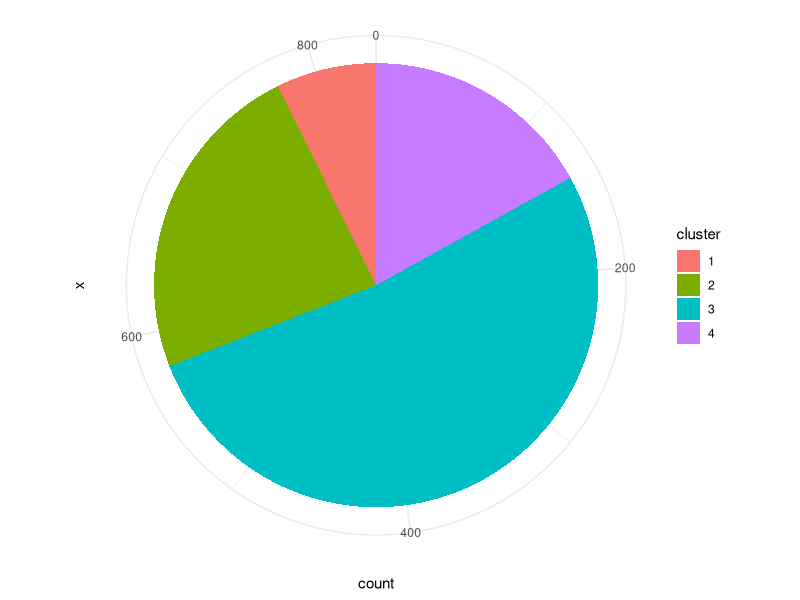

Recreate this plot in R. (Note: this script raises an error after producing the figure.)
## ---- chunk 1
library(tidyverse)
## ---- chunk 2
full <- read_csv("data/full.csv", col_types = cols(timestamp = col_datetime(format = "%Y-%m-%d%.%H:%M:%S%.")))
full

driver_attributes <- read_csv("data/driver_attributes_complete.csv")
driver_attributes

cluster_assignments <- read_csv("data/cluster_assignments.csv", 
    col_types = cols(cluster = col_factor(levels = c("1", 
        "2", "3", "4"))))

## ---- chunk 3
driver_attributes <- left_join(driver_attributes,cluster_assignments,by="driver_id")
driver_attributes
## ---- chunk 4
cluster_names <- c("High-volume Quitters","Low-volume Quitters","Hustlers","Long-term Part-timers")
## ---- chunk 5
summary_clusters <- driver_attributes %>% 
  group_by(cluster) %>% 
  summarise(
    `Average Earnings per Ride (USD)` = round(mean(average_earnings_per_ride), 2),
    
    `Average Ride Distance (miles)` = round(mean(average_ride_distance) * 0.000621371, 2),
    
    `Average Ride Duration (mins)` = round(mean(average_ride_duration) / 60 , 2),
    
    `Average Eagerness` = round(mean(scaled_average_eagerness), 2),
    
    `Average Responsiveness` = round(mean(scaled_average_response_time_ranking), 2),
    
    `Average Number of Rides Given` = round(mean(number_of_rides_given), 2),
    
    `Average Prime Time Weighted by Ride Duration` = round(mean(average_prime_time_weighted_by_ride_duration), 2),
    
    `Size`= n(),
    
    `Number of Days Worked` = round(mean(number_of_days_worked),2),
    
    `Average Number of Rides Per Day Worked` = round(mean(rides_per_day_worked))
  ) %>% 
  cbind(cluster_names) %>% 
  select(`Cluster Name` = cluster_names, 2:11)
  
summary_clusters
## ---- chunk 6
write_csv(summary_clusters, path = "data/summary_clusters.csv")
## ---- chunk 7
variable <- "earnings"
earnings <- driver_attributes %>% 
  filter(cluster == 3 | cluster == 4) %>% 
  group_by(cluster) %>% 
  select(average_earnings_per_ride) %>% 
  group_split()

p <- t.test(earnings[[1]]$average_earnings_per_ride,earnings[[2]]$average_earnings_per_ride)$p.value 

if(p < 0.05) {
  print(paste0(variable, " is significant"))
}
## ---- chunk 8
variable <- "ride distance"

distance <- driver_attributes %>% 
  filter(cluster == 3 | cluster == 4) %>% 
  group_by(cluster) %>% 
  select(average_ride_distance) %>% 
  group_split()

p <- t.test(distance[[1]]$average_ride_distance,distance[[2]]$average_ride_distance)$p.value 

if(p < 0.05) {
  print(paste0(variable, " is significant"))
}
## ---- chunk 9
variable <- "ride duration"

duration <- driver_attributes %>% 
  filter(cluster == 3 | cluster == 4) %>% 
  group_by(cluster) %>% 
  select(average_ride_duration) %>% 
  group_split()

p <- t.test(duration[[1]]$average_ride_duration,duration[[2]]$average_ride_duration)$p.value

if(p < 0.05) {
  print(paste0(variable, " is significant"))
} else {
  print(paste0(variable, " is NOT significant"))
}
## ---- chunk 10
variable <- "number of rides"

num <- driver_attributes %>% 
  filter(cluster == 3 | cluster == 4) %>% 
  group_by(cluster) %>% 
  select(number_of_rides_given) %>% 
  group_split()

p <- t.test(num[[1]]$number_of_rides_given,num[[2]]$number_of_rides_given)$p.value

if(p < 0.05) {
  print(paste0(variable, " is significant"))
} else {
  print(paste0(variable, " is NOT significant"))
}
## ---- chunk 11
variable <- "number of rides per day worked"

num <- driver_attributes %>% 
  filter(cluster == 3 | cluster == 4) %>% 
  group_by(cluster) %>% 
  select(rides_per_day_worked) %>% 
  group_split()

p <- t.test(num[[1]]$rides_per_day_worked,num[[2]]$rides_per_day_worked)$p.value

if(p < 0.05) {
  print(paste0(variable, " is significant"))
} else {
  print(paste0(variable, " is NOT significant"))
}
## ---- chunk 12
driver_attributes %>% 
  ggplot(aes(x="", fill=cluster)) + geom_bar(width = 1) + coord_polar("y", start=0) +
  theme_minimal()
## ---- chunk 13
full %>% 
  left_join(driver_attributes, by = "driver_id") %>% 
  filter(quit_within_90_days == F) %>% 
  select(driver_id, ride_id, driver_earnings) %>% 
  distinct() %>% 
  group_by(driver_id) %>% 
  summarise(total_earnings = sum(driver_earnings)) %>% 
  summarise(mean(total_earnings))
